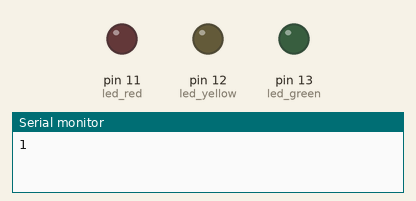
Recording of a sketch running on a simulated Arduino Uno, built with avr-gcc and run on an emulated ATmega328P. Shown: output pins drawn as LEDs (lit = HIGH), the last lines printed to the serial monitor.

Above: at 0.5 s.
At 1.5 s:
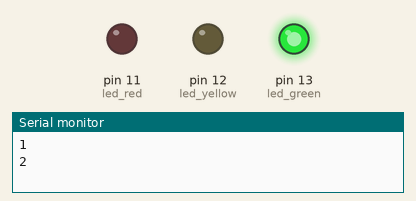
At 2.5 s:
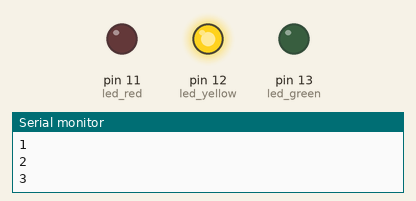
At 3.5 s:
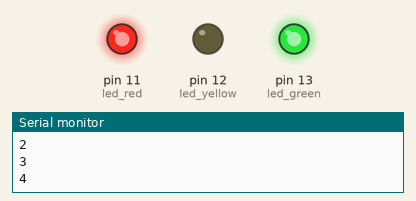
Timing chart, 0 to 5.2 s (numbered marks = the images above):
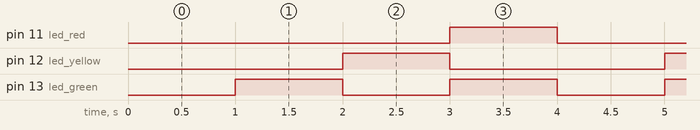

Measured:
- by itself, pin 11 (led_red): alternates HIGH for 1.0 s and LOW for 3.0 s
- by itself, pin 12 (led_yellow): alternates HIGH for 1.0 s and LOW for 2.0 s
- by itself, pin 13 (led_green): alternates HIGH for 1.0 s and LOW for 1.0 s

The sketch:

led_ex02.ino
```cpp
int led_green = 13;
int led_yellow = 12;
int led_red = 11;
int count = 0;

void setup() {
  pinMode(led_green, OUTPUT);
  pinMode(led_yellow, OUTPUT);
  pinMode(led_red, OUTPUT);

  Serial.begin(9600);
}

void loop() {
  count = count + 1;

  while(count <= 100)
  {
    Serial.println(count);

    if(count % 2 == 0)
      digitalWrite(led_green, HIGH);
    if(count % 3 == 0)
      digitalWrite(led_yellow, HIGH);
    if(count % 4 == 0)
      digitalWrite(led_red, HIGH);

    delay(1000);

    if(count % 2 == 0)
      digitalWrite(led_green, LOW);
    if(count % 3 == 0)
      digitalWrite(led_yellow, LOW);
    if(count % 4 == 0)
      digitalWrite(led_red, LOW);

    count = count + 1;
  }
}
```
